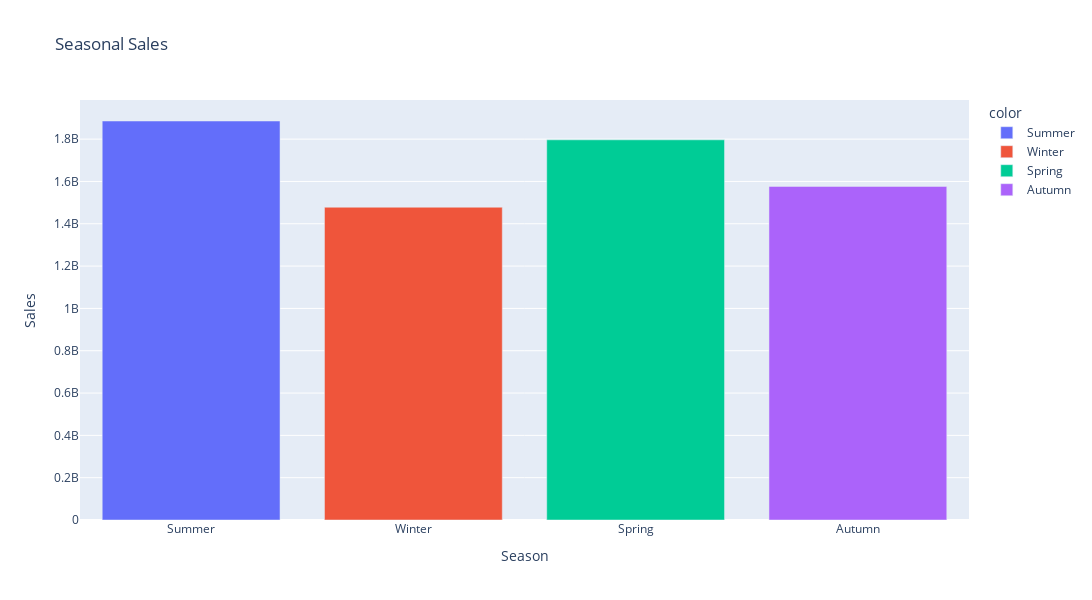

Here is the notebook cell this chart was saved with:
### Code cell
# display the relation between sales and seasons
summer = data[data['Month'].isin([6, 7, 8])]
winter = data[data['Month'].isin([12, 1, 2])]
spring = data[data['Month'].isin([3, 4, 5])]
autumn = data[data['Month'].isin([9, 10, 11])]
seasons = ['Summer', 'Winter', 'Spring', 'Autumn']
total_sales = [summer['Weekly_Sales'].sum(), winter['Weekly_Sales'].sum(), spring['Weekly_Sales'].sum(), autumn['Weekly_Sales'].sum()]
fig = px.bar(x=seasons, y=total_sales, color=seasons, orientation='v', title='Seasonal Sales')
fig.update_xaxes(title_text='Season')
fig.update_yaxes(title_text='Sales')
fig.update_layout(width=1100,height=600)
fig.show()

### Figure 1 — Plotly figure (JSON) as saved in the notebook; plotly's stock layout.template omitted (floating-point values rounded to 4 significant figures)
{"data": [{"alignmentgroup": "True", "hovertemplate": "color=Summer<br>x=%{x}<br>y=%{y}<extra></extra>", "legendgroup": "Summer", "marker": {"color": "#636efa", "pattern": {"shape": ""}}, "name": "Summer", "offsetgroup": "Summer", "orientation": "v", "showlegend": true, "textposition": "auto", "type": "bar", "x": ["Summer"], "xaxis": "x", "y": [1886000000.0], "yaxis": "y"}, {"alignmentgroup": "True", "hovertemplate": "color=Winter<br>x=%{x}<br>y=%{y}<extra></extra>", "legendgroup": "Winter", "marker": {"color": "#EF553B", "pattern": {"shape": ""}}, "name": "Winter", "offsetgroup": "Winter", "orientation": "v", "showlegend": true, "textposition": "auto", "type": "bar", "x": ["Winter"], "xaxis": "x", "y": [1478000000.0], "yaxis": "y"}, {"alignmentgroup": "True", "hovertemplate": "color=Spring<br>x=%{x}<br>y=%{y}<extra></extra>", "legendgroup": "Spring", "marker": {"color": "#00cc96", "pattern": {"shape": ""}}, "name": "Spring", "offsetgroup": "Spring", "orientation": "v", "showlegend": true, "textposition": "auto", "type": "bar", "x": ["Spring"], "xaxis": "x", "y": [1797000000.0], "yaxis": "y"}, {"alignmentgroup": "True", "hovertemplate": "color=Autumn<br>x=%{x}<br>y=%{y}<extra></extra>", "legendgroup": "Autumn", "marker": {"color": "#ab63fa", "pattern": {"shape": ""}}, "name": "Autumn", "offsetgroup": "Autumn", "orientation": "v", "showlegend": true, "textposition": "auto", "type": "bar", "x": ["Autumn"], "xaxis": "x", "y": [1577000000.0], "yaxis": "y"}], "layout": {"barmode": "relative", "height": 600, "legend": {"title": {"text": "color"}, "tracegroupgap": 0}, "title": {"text": "Seasonal Sales"}, "width": 1100, "xaxis": {"anchor": "y", "autorange": true, "domain": [0, 1], "range": [-0.5, 3.5], "title": {"text": "Season"}, "type": "category"}, "yaxis": {"anchor": "x", "autorange": true, "domain": [0, 1], "range": [0, 1985000000.0], "title": {"text": "Sales"}, "type": "linear"}}}
